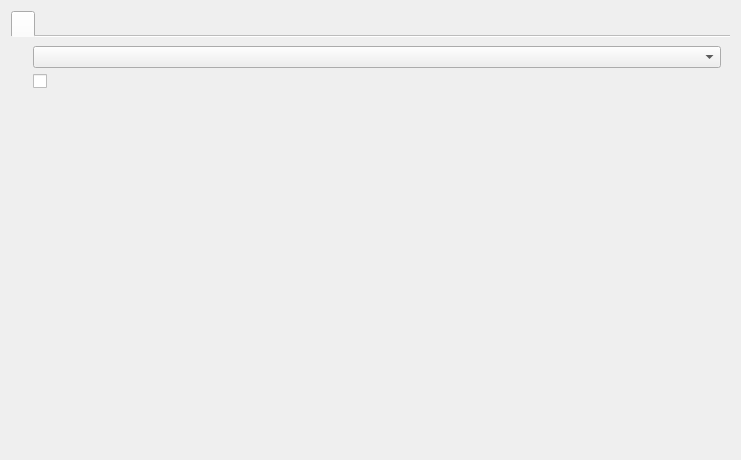
<?xml version="1.0" encoding="UTF-8"?>
<ui version="4.0">
 <class>SettingsPage</class>
 <widget class="QWidget" name="SettingsPage">
  <property name="geometry">
   <rect>
    <x>0</x>
    <y>0</y>
    <width>741</width>
    <height>460</height>
   </rect>
  </property>
  <property name="windowTitle">
   <string>Form</string>
  </property>
  <layout class="QHBoxLayout" name="horizontalLayout">
   <item>
    <widget class="QTabWidget" name="tabs">
     <property name="documentMode">
      <bool>true</bool>
     </property>
     <widget class="QWidget" name="tabUserInterface">
      <attribute name="title">
       <string/>
      </attribute>
      <layout class="QFormLayout" name="formLayout">
       <item row="0" column="0">
        <widget class="QLabel" name="lblTheme"/>
       </item>
       <item row="0" column="1">
        <widget class="QComboBox" name="cmbTheme"/>
       </item>
       <item row="1" column="0">
        <widget class="QLabel" name="lblUpdates"/>
       </item>
       <item row="1" column="1">
        <widget class="QCheckBox" name="chkUpdates"/>
       </item>
      </layout>
     </widget>
    </widget>
   </item>
  </layout>
 </widget>
 <resources/>
 <connections/>
</ui>
